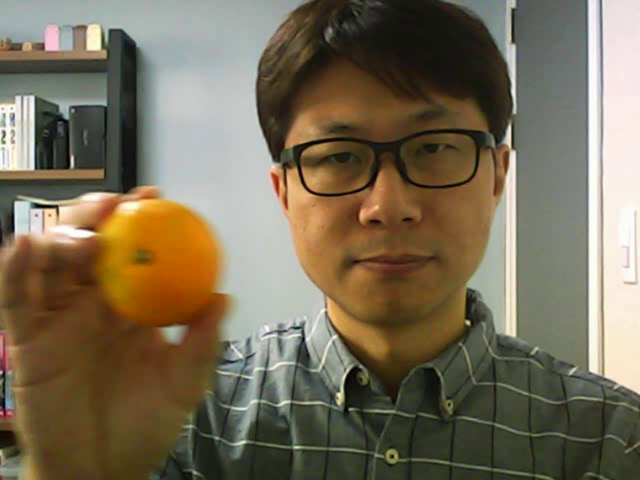
#> input picture frame 24 of ch10/camshift.avi, 640 x 480 px, given in place of PETS2000.avi, which was not available
$ python bs_static1.py
#> lines starting #> are read from the running program, lines starting #| are printed output that depends on the picture; after the words box and inside, x2 and y2 are one past the last pixel; in counts of white or black regions, pixels touching at a corner belong together; pictures that were not available may be replaced by others from this repository, and a replacement may not be noted
import sys
import numpy as np
import cv2


# 비디오 파일 열기
cap = cv2.VideoCapture('PETS2000.avi')

_, back = cap.read()
#> back is the input picture: shape (480, 640, 3); mean B, G, R 86.9, 108.5, 119.9
back = cv2.cvtColor(back, cv2.COLOR_BGR2GRAY)
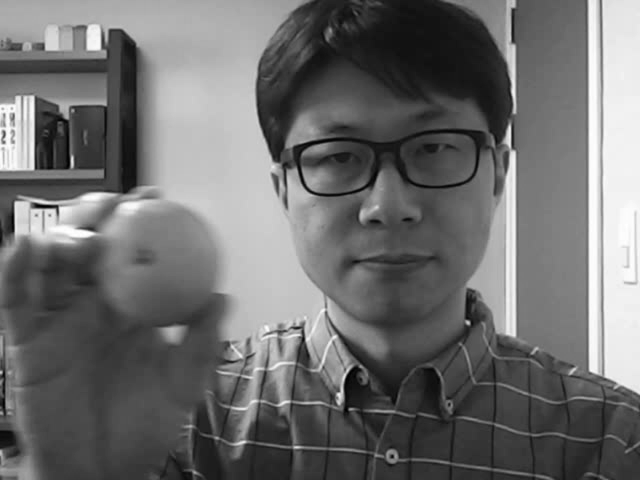
#> back: shape (480, 640); min 0, max 255, mean 109.4
back = cv2.GaussianBlur(back, (0, 0), 1)

while True:
    _, frame = cap.read()
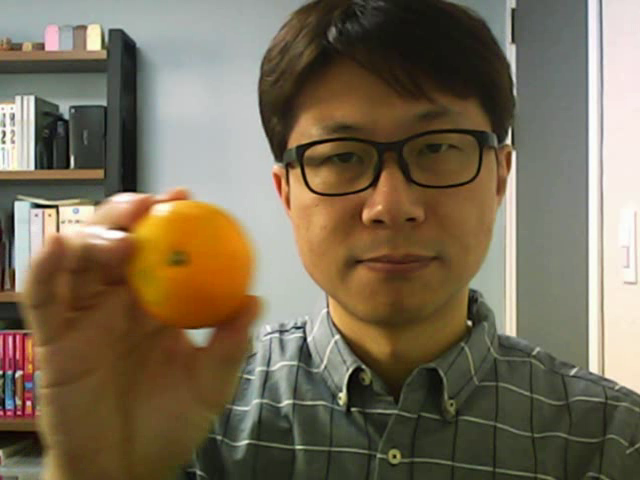
#> input picture frame 25 of ch10/camshift.avi, 640 x 480 px, given in place of PETS2000.avi, which was not available
#> frame is the input picture: shape (480, 640, 3); mean B, G, R 85.4, 107.5, 119.8

    frame = cv2.cvtColor(frame, cv2.COLOR_BGR2GRAY)
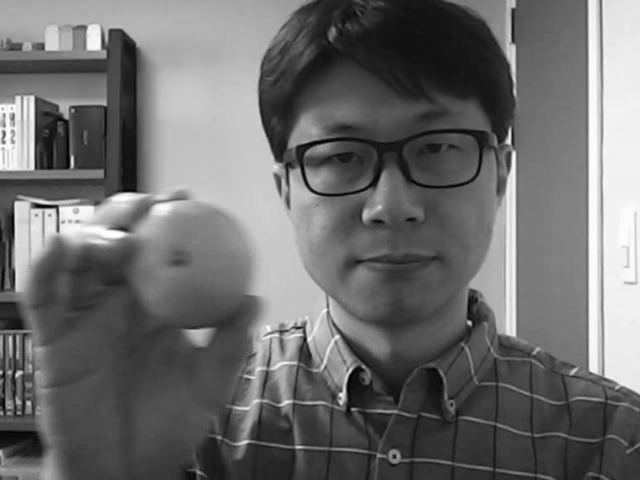
#> frame: shape (480, 640); min 0, max 255, mean 108.6
    frame = cv2.GaussianBlur(frame, (0, 0), 1)

    diff = cv2.absdiff(back, frame)
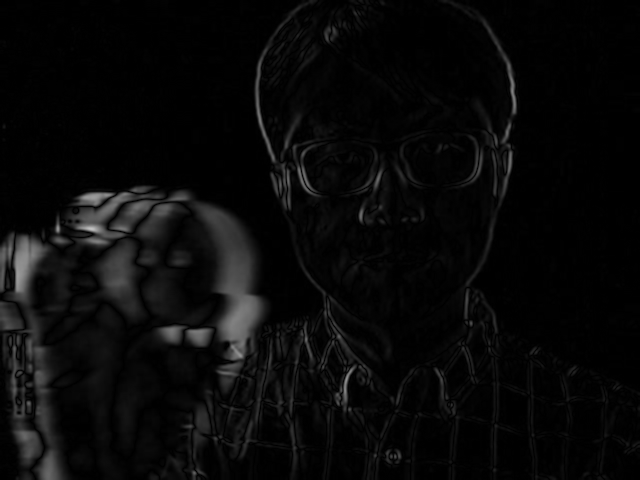
#> diff: shape (480, 640); min 0, max 194, mean 9.1
    _, diff = cv2.threshold(diff, 30, 255, cv2.THRESH_BINARY)
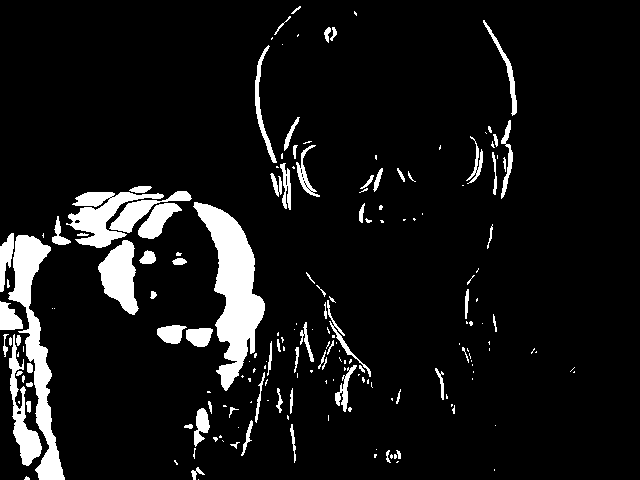
#> diff: shape (480, 640); 8.5% white; 185 white regions (108 under 20 px), largest, box (x1, y1, x2, y2) and area: (193, 202, 265, 391) 5791, (8, 235, 65, 480) 4132, (66, 192, 164, 248) 2199

    cv2.imshow('frame', frame)
    cv2.imshow('diff', diff)
    if cv2.waitKey(30) == 27:
#> (key Esc is pressed here)
        break

cap.release()
cv2.destroyAllWindows()

$ run again, starting later in the video
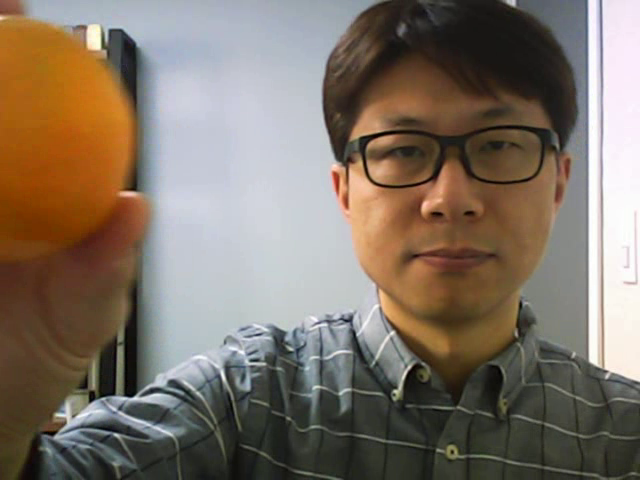
#> input picture frame 111 of ch10/camshift.avi, 640 x 480 px, given in place of PETS2000.avi, which was not available
#> back is the input picture: shape (480, 640, 3); mean B, G, R 102.2, 114.8, 127.3
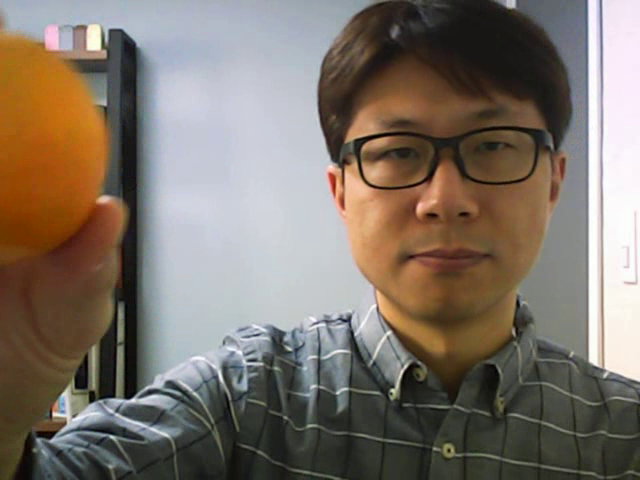
#> input picture frame 112 of ch10/camshift.avi, 640 x 480 px, given in place of PETS2000.avi, which was not available
#> frame is the input picture: shape (480, 640, 3); mean B, G, R 104.6, 115, 125.5
#> `_, diff = cv2.threshold(diff, 30, 255, cv2.THRESH_BINARY)`:
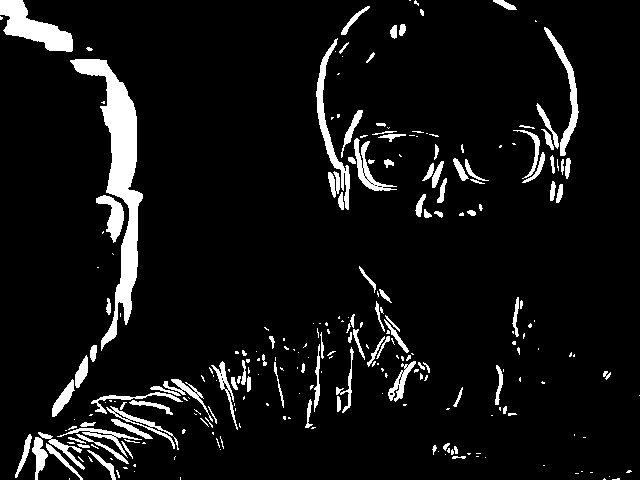
#> diff: shape (480, 640); 7.3% white; 262 white regions (156 under 20 px), largest, box (x1, y1, x2, y2) and area: (70, 59, 143, 351) 5592, (0, 0, 73, 52) 1814, (316, 38, 350, 210) 1124

$ run again, starting later in the video
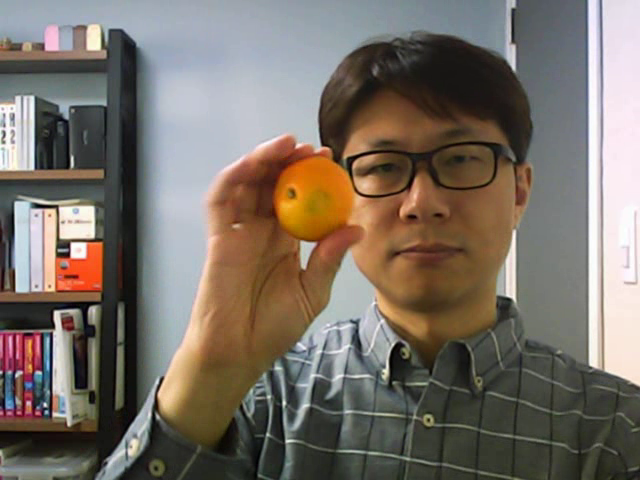
#> input picture frame 197 of ch10/camshift.avi, 640 x 480 px, given in place of PETS2000.avi, which was not available
#> back is the input picture: shape (480, 640, 3); mean B, G, R 102, 111.3, 120.5
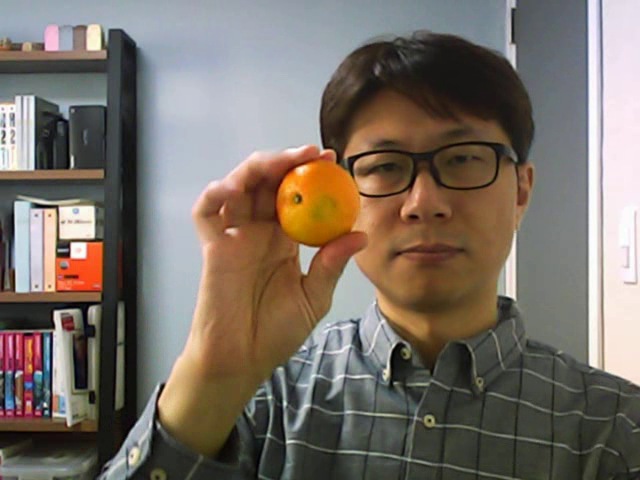
#> input picture frame 198 of ch10/camshift.avi, 640 x 480 px, given in place of PETS2000.avi, which was not available
#> frame is the input picture: shape (480, 640, 3); mean B, G, R 102, 111.4, 121
#> `_, diff = cv2.threshold(diff, 30, 255, cv2.THRESH_BINARY)`:
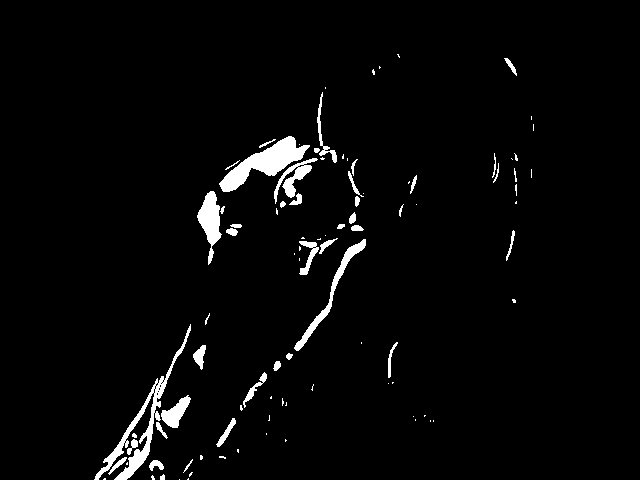
#> diff: shape (480, 640); 3% white; 95 white regions (52 under 20 px), largest, box (x1, y1, x2, y2) and area: (219, 136, 310, 192) 1827, (94, 324, 191, 480) 1716, (197, 191, 222, 265) 885
